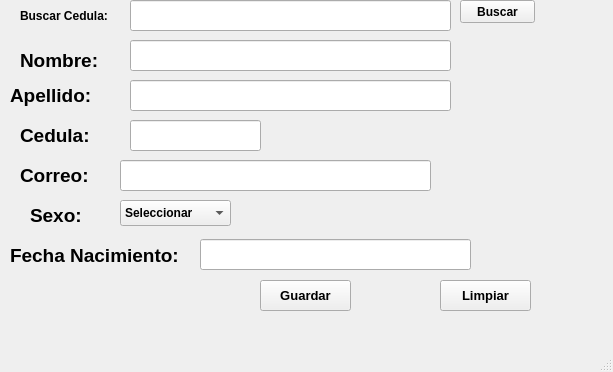
<?xml version="1.0" encoding="UTF-8"?>
<ui version="4.0">
 <class>vtnPrincipal</class>
 <widget class="QMainWindow" name="vtnPrincipal">
  <property name="geometry">
   <rect>
    <x>0</x>
    <y>0</y>
    <width>613</width>
    <height>372</height>
   </rect>
  </property>
  <property name="font">
   <font>
    <bold>true</bold>
    <strikeout>false</strikeout>
   </font>
  </property>
  <property name="windowTitle">
   <string>Sistema de Administracion de persona</string>
  </property>
  <widget class="QWidget" name="centralwidget">
   <widget class="QLabel" name="lblNombre">
    <property name="geometry">
     <rect>
      <x>20</x>
      <y>40</y>
      <width>91</width>
      <height>41</height>
     </rect>
    </property>
    <property name="font">
     <font>
      <pointsize>14</pointsize>
      <italic>false</italic>
      <bold>true</bold>
      <underline>false</underline>
      <strikeout>false</strikeout>
     </font>
    </property>
    <property name="text">
     <string>Nombre:</string>
    </property>
   </widget>
   <widget class="QLabel" name="lblApellido">
    <property name="geometry">
     <rect>
      <x>10</x>
      <y>80</y>
      <width>91</width>
      <height>31</height>
     </rect>
    </property>
    <property name="font">
     <font>
      <pointsize>14</pointsize>
      <bold>true</bold>
      <strikeout>false</strikeout>
     </font>
    </property>
    <property name="text">
     <string>Apellido:</string>
    </property>
   </widget>
   <widget class="QLineEdit" name="txtNombre">
    <property name="geometry">
     <rect>
      <x>130</x>
      <y>40</y>
      <width>321</width>
      <height>31</height>
     </rect>
    </property>
    <property name="maxLength">
     <number>20</number>
    </property>
   </widget>
   <widget class="QLineEdit" name="txtApellido">
    <property name="geometry">
     <rect>
      <x>130</x>
      <y>80</y>
      <width>321</width>
      <height>31</height>
     </rect>
    </property>
    <property name="maxLength">
     <number>20</number>
    </property>
   </widget>
   <widget class="QPushButton" name="btnGuardar">
    <property name="geometry">
     <rect>
      <x>260</x>
      <y>280</y>
      <width>91</width>
      <height>31</height>
     </rect>
    </property>
    <property name="font">
     <font>
      <pointsize>10</pointsize>
      <bold>true</bold>
      <strikeout>false</strikeout>
     </font>
    </property>
    <property name="text">
     <string>Guardar</string>
    </property>
   </widget>
   <widget class="QLineEdit" name="txtCedula">
    <property name="geometry">
     <rect>
      <x>130</x>
      <y>120</y>
      <width>131</width>
      <height>31</height>
     </rect>
    </property>
    <property name="maxLength">
     <number>20</number>
    </property>
   </widget>
   <widget class="QLabel" name="lblCedula">
    <property name="geometry">
     <rect>
      <x>20</x>
      <y>120</y>
      <width>81</width>
      <height>31</height>
     </rect>
    </property>
    <property name="font">
     <font>
      <pointsize>14</pointsize>
      <bold>true</bold>
      <strikeout>false</strikeout>
     </font>
    </property>
    <property name="text">
     <string>Cedula:</string>
    </property>
   </widget>
   <widget class="QPushButton" name="btnLimpiar">
    <property name="geometry">
     <rect>
      <x>440</x>
      <y>280</y>
      <width>91</width>
      <height>31</height>
     </rect>
    </property>
    <property name="font">
     <font>
      <pointsize>10</pointsize>
      <bold>true</bold>
      <strikeout>false</strikeout>
     </font>
    </property>
    <property name="text">
     <string>Limpiar</string>
    </property>
   </widget>
   <widget class="QComboBox" name="btnSexo">
    <property name="geometry">
     <rect>
      <x>120</x>
      <y>200</y>
      <width>111</width>
      <height>26</height>
     </rect>
    </property>
    <item>
     <property name="text">
      <string>Seleccionar</string>
     </property>
    </item>
    <item>
     <property name="text">
      <string>Masculino</string>
     </property>
    </item>
    <item>
     <property name="text">
      <string>Femenino</string>
     </property>
    </item>
    <item>
     <property name="text">
      <string>Prefiero no decirlo</string>
     </property>
    </item>
   </widget>
   <widget class="QLabel" name="lblSexo">
    <property name="geometry">
     <rect>
      <x>30</x>
      <y>200</y>
      <width>61</width>
      <height>31</height>
     </rect>
    </property>
    <property name="font">
     <font>
      <pointsize>14</pointsize>
      <bold>true</bold>
      <strikeout>false</strikeout>
     </font>
    </property>
    <property name="text">
     <string>Sexo:</string>
    </property>
   </widget>
   <widget class="QLabel" name="lblEmail">
    <property name="geometry">
     <rect>
      <x>20</x>
      <y>160</y>
      <width>81</width>
      <height>31</height>
     </rect>
    </property>
    <property name="font">
     <font>
      <pointsize>14</pointsize>
      <bold>true</bold>
      <strikeout>false</strikeout>
     </font>
    </property>
    <property name="text">
     <string>Correo:</string>
    </property>
   </widget>
   <widget class="QLineEdit" name="txtEmaill">
    <property name="geometry">
     <rect>
      <x>120</x>
      <y>160</y>
      <width>311</width>
      <height>31</height>
     </rect>
    </property>
    <property name="maxLength">
     <number>100</number>
    </property>
   </widget>
   <widget class="QLineEdit" name="txtBuscarCedula">
    <property name="geometry">
     <rect>
      <x>130</x>
      <y>0</y>
      <width>321</width>
      <height>31</height>
     </rect>
    </property>
   </widget>
   <widget class="QLabel" name="lblBuscarCedula">
    <property name="geometry">
     <rect>
      <x>20</x>
      <y>-20</y>
      <width>111</width>
      <height>71</height>
     </rect>
    </property>
    <property name="text">
     <string>Buscar Cedula:</string>
    </property>
   </widget>
   <widget class="QPushButton" name="btnBuscar">
    <property name="geometry">
     <rect>
      <x>460</x>
      <y>0</y>
      <width>75</width>
      <height>23</height>
     </rect>
    </property>
    <property name="text">
     <string>Buscar</string>
    </property>
   </widget>
   <widget class="QLabel" name="lblFechaNacimiento">
    <property name="geometry">
     <rect>
      <x>10</x>
      <y>220</y>
      <width>251</width>
      <height>71</height>
     </rect>
    </property>
    <property name="font">
     <font>
      <pointsize>14</pointsize>
      <bold>true</bold>
      <strikeout>false</strikeout>
     </font>
    </property>
    <property name="text">
     <string>Fecha Nacimiento:</string>
    </property>
   </widget>
   <widget class="QLineEdit" name="txtFechaNacimiento">
    <property name="geometry">
     <rect>
      <x>200</x>
      <y>239</y>
      <width>271</width>
      <height>31</height>
     </rect>
    </property>
   </widget>
   <zorder>lblNombre</zorder>
   <zorder>lblApellido</zorder>
   <zorder>txtApellido</zorder>
   <zorder>btnGuardar</zorder>
   <zorder>txtNombre</zorder>
   <zorder>txtCedula</zorder>
   <zorder>lblCedula</zorder>
   <zorder>btnLimpiar</zorder>
   <zorder>btnSexo</zorder>
   <zorder>lblSexo</zorder>
   <zorder>lblEmail</zorder>
   <zorder>txtEmaill</zorder>
   <zorder>txtBuscarCedula</zorder>
   <zorder>lblBuscarCedula</zorder>
   <zorder>btnBuscar</zorder>
   <zorder>lblFechaNacimiento</zorder>
   <zorder>txtFechaNacimiento</zorder>
  </widget>
  <widget class="QMenuBar" name="menubar">
   <property name="geometry">
    <rect>
     <x>0</x>
     <y>0</y>
     <width>613</width>
     <height>33</height>
    </rect>
   </property>
  </widget>
  <widget class="QStatusBar" name="statusbar"/>
 </widget>
 <tabstops>
  <tabstop>txtNombre</tabstop>
  <tabstop>txtApellido</tabstop>
  <tabstop>btnGuardar</tabstop>
 </tabstops>
 <resources/>
 <connections/>
</ui>
